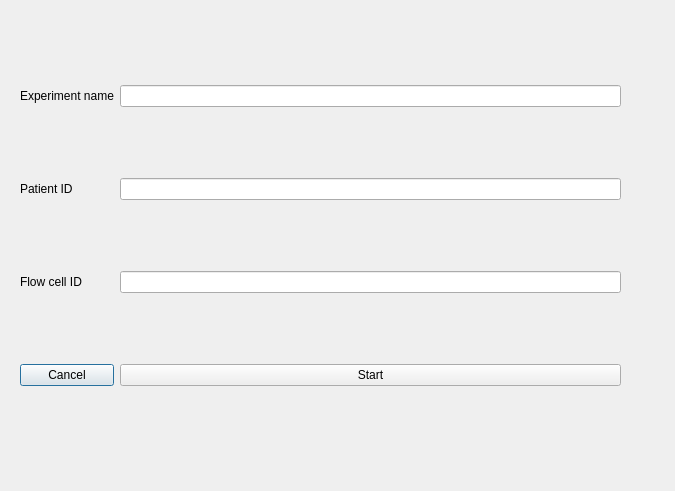
<?xml version="1.0" encoding="UTF-8"?>
<ui version="4.0">
 <class>Dialog</class>
 <widget class="QDialog" name="Dialog">
  <property name="geometry">
   <rect>
    <x>0</x>
    <y>0</y>
    <width>675</width>
    <height>491</height>
   </rect>
  </property>
  <property name="minimumSize">
   <size>
    <width>675</width>
    <height>491</height>
   </size>
  </property>
  <property name="windowTitle">
   <string>Experiment Info</string>
  </property>
  <widget class="QWidget" name="gridLayoutWidget">
   <property name="geometry">
    <rect>
     <x>20</x>
     <y>20</y>
     <width>601</width>
     <height>431</height>
    </rect>
   </property>
   <layout class="QGridLayout" name="gridLayout">
    <item row="0" column="0">
     <widget class="QLabel" name="experiment_name_lbl">
      <property name="sizePolicy">
       <sizepolicy hsizetype="Minimum" vsizetype="Preferred">
        <horstretch>0</horstretch>
        <verstretch>0</verstretch>
       </sizepolicy>
      </property>
      <property name="maximumSize">
       <size>
        <width>150</width>
        <height>16777215</height>
       </size>
      </property>
      <property name="text">
       <string>Experiment name</string>
      </property>
     </widget>
    </item>
    <item row="0" column="2">
     <widget class="QLineEdit" name="experiment_name"/>
    </item>
    <item row="1" column="0">
     <widget class="QLabel" name="patient_id_lbl">
      <property name="sizePolicy">
       <sizepolicy hsizetype="Minimum" vsizetype="Preferred">
        <horstretch>0</horstretch>
        <verstretch>0</verstretch>
       </sizepolicy>
      </property>
      <property name="maximumSize">
       <size>
        <width>150</width>
        <height>16777215</height>
       </size>
      </property>
      <property name="text">
       <string>Patient ID</string>
      </property>
     </widget>
    </item>
    <item row="1" column="2">
     <widget class="QLineEdit" name="patient_id"/>
    </item>
    <item row="2" column="0">
     <widget class="QLabel" name="flowcell_id_lbl">
      <property name="maximumSize">
       <size>
        <width>150</width>
        <height>16777215</height>
       </size>
      </property>
      <property name="text">
       <string>Flow cell ID</string>
      </property>
     </widget>
    </item>
    <item row="2" column="2">
     <widget class="QLineEdit" name="flowcell_id"/>
    </item>
    <item row="3" column="0">
     <widget class="QPushButton" name="exit_btn">
      <property name="text">
       <string>Cancel</string>
      </property>
     </widget>
    </item>
    <item row="3" column="2">
     <widget class="QPushButton" name="start_btn">
      <property name="text">
       <string>Start</string>
      </property>
     </widget>
    </item>
   </layout>
  </widget>
 </widget>
 <resources/>
 <connections/>
</ui>
